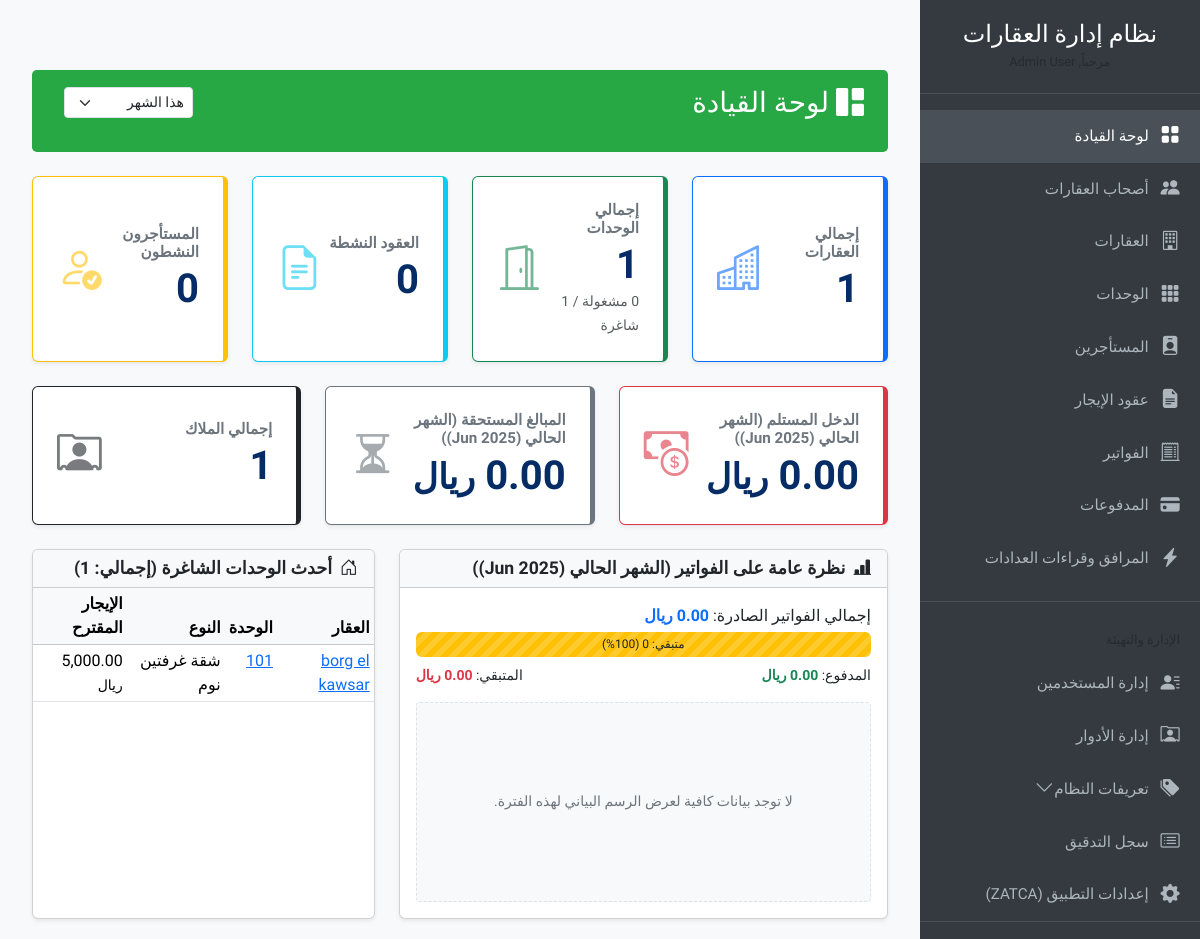
The page /dashboard.php (signed in) on the database as committed earlier.
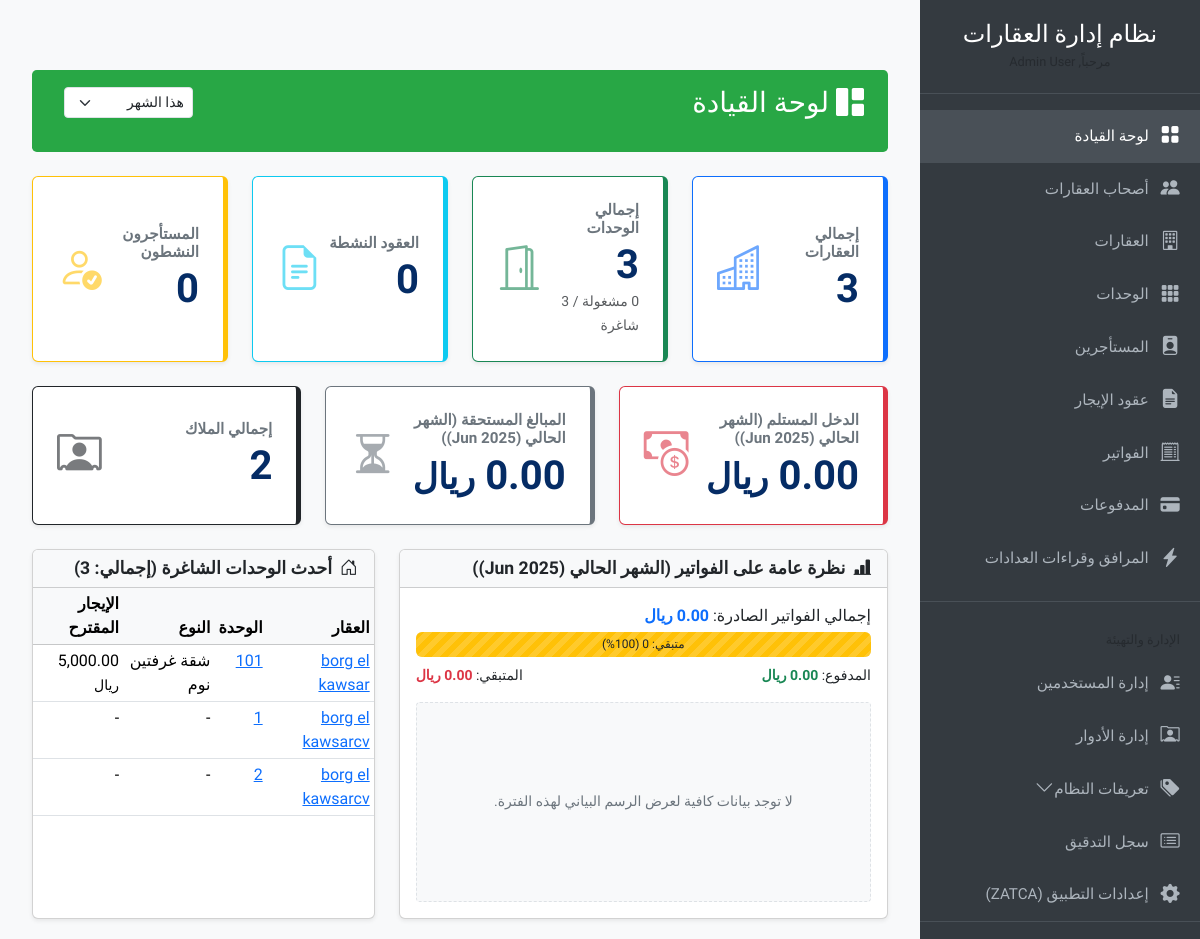
The same page on the database as committed later.
### tables this page shows
CREATE TABLE `units` (
  `id` int(11) NOT NULL,
  `property_id` int(11) NOT NULL,
  `unit_number` varchar(50) NOT NULL,
  `unit_type_id` int(11) DEFAULT NULL,
  `floor_number` int(11) DEFAULT NULL,
  `size_sqm` decimal(8,2) DEFAULT NULL,
  `bedrooms` int(11) DEFAULT NULL,
  `bathrooms` int(11) DEFAULT NULL,
  `features` text DEFAULT NULL,
  `status` enum('Vacant','Occupied','Under Maintenance','Reserved') DEFAULT 'Vacant',
  `base_rent_price` decimal(10,2) DEFAULT NULL,
  `electricity_meter_number` varchar(100) DEFAULT NULL,
  `water_meter_number` varchar(100) DEFAULT NULL,
  `is_furnished` tinyint(1) NOT NULL DEFAULT 0 COMMENT '0 = No, 1 = Yes',
  `has_parking` tinyint(1) NOT NULL DEFAULT 0 COMMENT '0 = No, 1 = Yes',
  `view_description` varchar(255) DEFAULT NULL COMMENT 'e.g., Sea View, Garden View',
  `notes` text DEFAULT NULL,
  `created_by_id` int(11) DEFAULT NULL,
  `created_at` timestamp NOT NULL DEFAULT current_timestamp(),
  `updated_at` timestamp NOT NULL DEFAULT current_timestamp() ON UPDATE current_timestamp()
);

CREATE TABLE `properties` (
  `id` int(11) NOT NULL,
  `owner_id` int(11) DEFAULT NULL,
  `property_code` varchar(50) NOT NULL,
  `name` varchar(255) NOT NULL,
  `address` text NOT NULL,
  `city` varchar(100) DEFAULT NULL,
  `property_type_id` int(11) DEFAULT NULL,
  `number_of_units` int(11) DEFAULT 0,
  `construction_year` year(4) DEFAULT NULL,
  `land_area_sqm` decimal(10,2) DEFAULT NULL,
  `google_maps_link` text DEFAULT NULL COMMENT 'Link to the property location on Google Maps',
  `notes` text DEFAULT NULL,
  `created_by_id` int(11) DEFAULT NULL,
  `created_at` timestamp NOT NULL DEFAULT current_timestamp(),
  `updated_at` timestamp NOT NULL DEFAULT current_timestamp() ON UPDATE current_timestamp()
);

CREATE TABLE `unit_types` (
  `id` int(11) NOT NULL,
  `type_name` varchar(100) NOT NULL,
  `display_name_ar` varchar(150) NOT NULL
);

### includes/functions.php (called while the page is built, shortened)
<?php
function base_url($path = '') {
    return rtrim(APP_BASE_URL, '/') . '/' . ltrim($path, '/');
}
function esc_attr($string) {
    return htmlspecialchars((string)$string, ENT_QUOTES, 'UTF-8');
}
function esc_html($string) {
    return htmlspecialchars((string)$string, ENT_NOQUOTES, 'UTF-8');
}
?>

### dashboard.php (the view, shortened to what the changed rows need)
<?php
$page_title = "لوحة القيادة";
require_once __DIR__ . '/db_connect.php';
require_once __DIR__ . '/includes/functions.php';
require_once __DIR__ . '/includes/header_resources.php';
$result_owners = $mysqli->query("SELECT COUNT(*) as total_owners FROM owners");
$total_owners = ($result_owners && $result_owners->num_rows > 0) ? $result_owners->fetch_assoc()['total_owners'] : 0;
$result_properties = $mysqli->query("SELECT COUNT(*) as total_properties FROM properties");
$total_properties = ($result_properties && $result_properties->num_rows > 0) ? $result_properties->fetch_assoc()['total_properties'] : 0;
$result_units_total = $mysqli->query("SELECT COUNT(*) as total_units FROM units");
$total_units = ($result_units_total && $result_units_total->num_rows > 0) ? $result_units_total->fetch_assoc()['total_units'] : 0;
$result_units_occupied = $mysqli->query("SELECT COUNT(*) as occupied_units FROM units WHERE status = 'Occupied'");
$occupied_units = ($result_units_occupied && $result_units_occupied->num_rows > 0) ? $result_units_occupied->fetch_assoc()['occupied_units'] : 0;
$vacant_units_count = $total_units - $occupied_units;
$vacant_units_sql = "SELECT u.id as unit_id_link, u.unit_number, u.base_rent_price,
                            ut.display_name_ar as unit_type_name,
                            p.name as property_name, p.property_code, p.address as property_address, p.id as property_id_link
                     FROM units u
                     JOIN properties p ON u.property_id = p.id
                     LEFT JOIN unit_types ut ON u.unit_type_id = ut.id
                     WHERE u.status = 'Vacant'
                     ORDER BY p.name, u.unit_number LIMIT 5";
$result_vacant_units = $mysqli->query($vacant_units_sql);
$vacant_units_list = [];
if ($result_vacant_units && $result_vacant_units->num_rows > 0) {
    $vacant_units_list = $result_vacant_units->fetch_all(MYSQLI_ASSOC);
}
?>
<div class="container-fluid">
    <div class="content-header">
        <div class="d-flex justify-content-between align-items-center mb-3">
            <h1><i class="bi bi-grid-1x2-fill"></i> <?php echo esc_html($page_title); ?></h1>
        </div>
    </div>
    <div class="row g-4 mb-4">
        <div class="col-xl-3 col-md-6">
            <a href="<?php echo base_url('properties/index.php'); ?>" class="text-decoration-none">
            <div class="card shadow-sm stat-card border-primary h-100">
                <div class="card-body d-flex justify-content-between align-items-center">
                    <div><h5>إجمالي العقارات</h5><p class="display-6 mb-0"><?php echo $total_properties; ?></p></div>
                </div>
            </div>
            </a>
        </div>
        <div class="col-xl-3 col-md-6">
            <a href="<?php echo base_url('units/index.php'); ?>" class="text-decoration-none">
            <div class="card shadow-sm stat-card border-success h-100">
                <div class="card-body d-flex justify-content-between align-items-center">
                    <div><h5>إجمالي الوحدات</h5><p class="display-6 mb-0"><?php echo $total_units; ?></p>
                        <small class="text-muted"><?php echo $occupied_units; ?> مشغولة / <?php echo $vacant_units_count; ?> شاغرة</small>
                    </div>
                </div>
            </div>
            </a>
        </div>
    </div>
    <div class="row g-4 mb-4">
         <div class="col-xl-4 col-md-6">
            <a href="<?php echo base_url('owners/index.php'); ?>" class="text-decoration-none">
            <div class="card shadow-sm stat-card border-dark h-100">
                <div class="card-body d-flex justify-content-between align-items-center">
                    <div><h5>إجمالي الملاك</h5><p class="display-6 mb-0"><?php echo $total_owners; ?></p></div>
                </div>
            </div>
            </a>
        </div>
    </div>
    <div class="row g-4">
        <div class="col-lg-5">
            <div class="card shadow-sm h-100">
                <div class="card-header bg-light">
                    <h5 class="card-title mb-0"><i class="bi bi-house-door me-2"></i>أحدث الوحدات الشاغرة (إجمالي: <?php echo $vacant_units_count; ?>)</h5>
                </div>
                <div class="card-body p-0">
                    <?php if (!empty($vacant_units_list)): ?>
                    <div class="table-responsive">
                        <table class="table table-hover table-sm mb-0">
                            <thead class="table-light">
                                <tr>
                                    <th>العقار</th>
                                    <th>الوحدة</th>
                                    <th>النوع</th>
                                    <th>الإيجار المقترح</th>
                                </tr>
                            </thead>
                            <tbody>
                                <?php foreach ($vacant_units_list as $unit): ?>
                                <tr>
                                    <td><a href="<?php echo base_url('properties/index.php?search=' . rawurlencode($unit['property_code'] ?? '')); ?>" title="<?php echo esc_attr($unit['property_address']); ?>"><?php echo esc_html($unit['property_name']); ?></a></td>
                                    <td><a href="<?php echo base_url('units/index.php?property_id=' . $unit['property_id_link'] . '&search_unit=' . rawurlencode($unit['unit_number'] ?? '')); ?>"><?php echo esc_html($unit['unit_number']); ?></a></td>
                                    <td><?php echo esc_html($unit['unit_type_name'] ?: '-'); ?></td>
                                    <td><?php echo $unit['base_rent_price'] ? number_format($unit['base_rent_price'], 2) . ' <small>ريال</small>' : '-'; ?></td>
                                </tr>
                                <?php endforeach; ?>
                            </tbody>
                        </table>
                    </div>
                    <?php else: ?>
                        <div class="alert alert-success m-3 text-center">لا توجد وحدات شاغرة حالياً.</div>
                    <?php endif; ?>
                </div>
            </div>
        </div>
    </div>
</div>
<?php require_once __DIR__ . '/includes/footer_resources.php'; ?>

Rows that differ between the two databases and show on the page:
added units: property.name "borg el kawsarcv", unit_number "1", unit_type_name "-"
added units: property.name "borg el kawsarcv", unit_number "2", unit_type_name "-"
Other text that changed with them:
$total_properties: "1" → "3"
$total_units: "1" → "3"
$vacant_units_count: "1" → "3"
$total_owners: "1" → "2"
